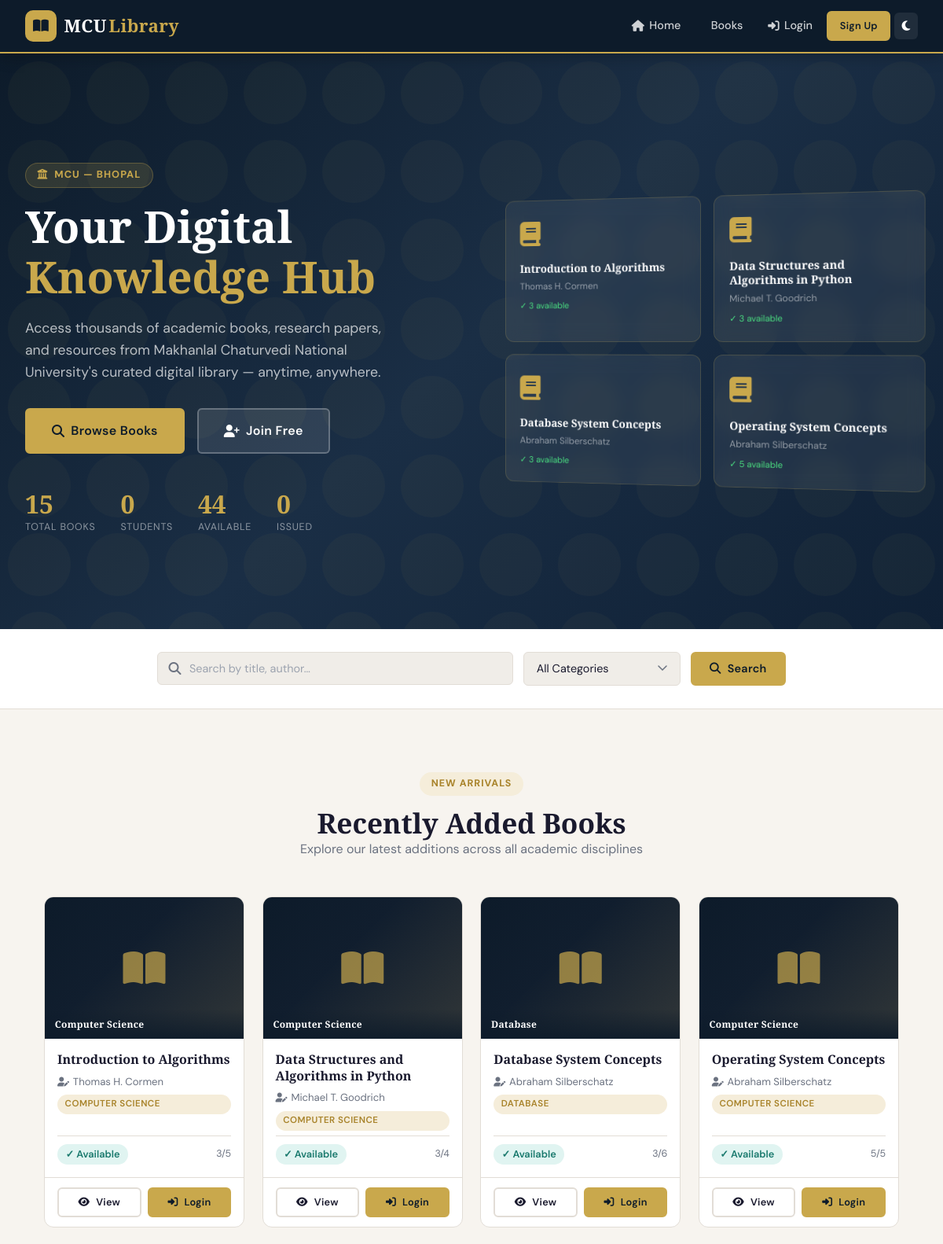
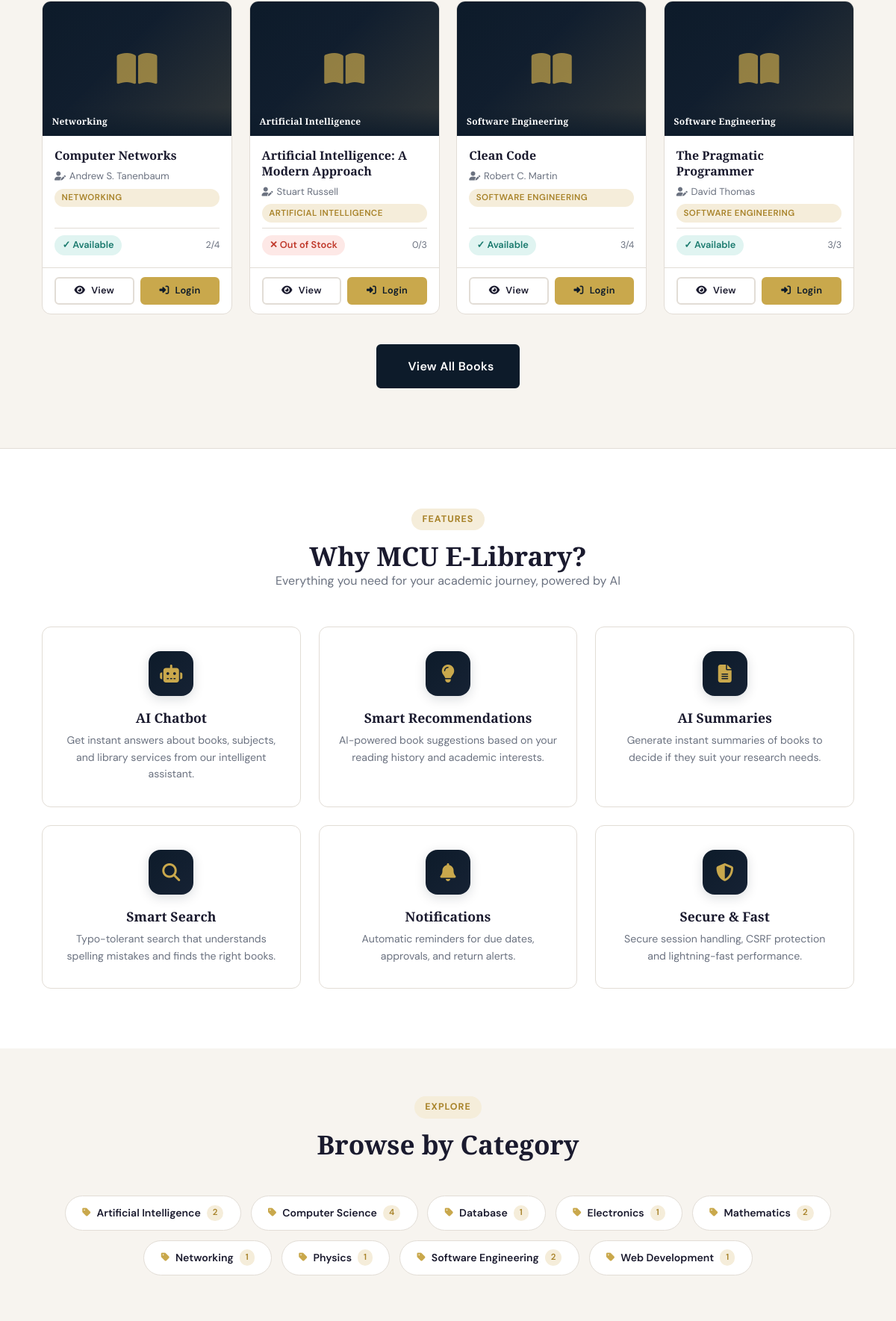
The page / (upper part) on the database its author committed (2 pictures, top to bottom).
### tables this page shows
CREATE TABLE IF NOT EXISTS books (
    id               INT AUTO_INCREMENT PRIMARY KEY,
    title            VARCHAR(255) NOT NULL,
    author           VARCHAR(150) NOT NULL,
    isbn             VARCHAR(20),
    category         VARCHAR(100) NOT NULL,
    publisher        VARCHAR(150),
    publish_year     YEAR,
    description      TEXT,
    cover_image      VARCHAR(255) DEFAULT 'default_cover.png',
    total_quantity   INT NOT NULL DEFAULT 1,
    issued_quantity  INT NOT NULL DEFAULT 0,
    location         VARCHAR(100) COMMENT 'Shelf / rack location',
    added_at         DATETIME DEFAULT CURRENT_TIMESTAMP,
    updated_at       DATETIME DEFAULT CURRENT_TIMESTAMP ON UPDATE CURRENT_TIMESTAMP,
    FULLTEXT KEY ft_search (title, author, description)
);

### includes/auth.php (called while the page is built, shortened)
<?php
function isLoggedIn(): bool {
    return !empty($_SESSION['user_id']);
}
function isAdmin(): bool {
    return !empty($_SESSION['admin_id']);
}

### index.php (the view, shortened to what this page needs)
<?php
require_once __DIR__ . '/config/db.php';
require_once __DIR__ . '/includes/auth.php';
$totalBooks    = $pdo->query("SELECT COUNT(*) FROM books")->fetchColumn();
$totalUsers    = $pdo->query("SELECT COUNT(*) FROM users")->fetchColumn();
$totalIssued   = $pdo->query("SELECT COUNT(*) FROM issued_books WHERE status='approved'")->fetchColumn();
$totalAvail    = $pdo->query("SELECT SUM(total_quantity - issued_quantity) FROM books")->fetchColumn();
$featured = $pdo->query("SELECT * FROM books ORDER BY added_at DESC LIMIT 8")->fetchAll();
$categories = $pdo->query("SELECT DISTINCT category FROM books ORDER BY category")->fetchAll(PDO::FETCH_COLUMN);
require_once __DIR__ . '/includes/header.php';
?>
<section class="hero-section">
  <div class="hero-content">
    <div class="hero-text" data-aos="fade-right">
      <p class="tag" style="display:inline-block;margin-bottom:1rem;background:rgba(201,168,76,.15);color:var(--gold);padding:.3rem .9rem;border-radius:99px;font-size:.8rem;font-weight:700;letter-spacing:.08em;text-transform:uppercase;border:1px solid rgba(201,168,76,.3);">
        <i class="fas fa-university"></i> &nbsp;MCU — Bhopal
      </p>
      <h1>
        Your Digital
        <span class="gold">Knowledge Hub</span>
      </h1>
      <p>Access thousands of academic books, research papers, and resources from Makhanlal Chaturvedi National University's curated digital library — anytime, anywhere.</p>
      <div class="hero-btns">
        <a href="/books.php" class="btn btn-primary btn-lg">
          <i class="fas fa-search"></i> Browse Books
        </a>
        <?php if (!isLoggedIn() && !isAdmin()): ?>
        <a href="/register.php" class="btn btn-lg" style="background:rgba(255,255,255,.1);color:#fff;border:2px solid rgba(255,255,255,.25);">
          <i class="fas fa-user-plus"></i> Join Free
        </a>
        <?php else: ?>
        <a href="/dashboard.php" class="btn btn-lg" style="background:rgba(255,255,255,.1);color:#fff;border:2px solid rgba(255,255,255,.25);">
          <i class="fas fa-tachometer-alt"></i> My Dashboard
        </a>
        <?php endif; ?>
      </div>
      <div class="hero-stats">
        <div class="hero-stat">
          <div class="num count-up" data-target="<?= $totalBooks ?>"><?= $totalBooks ?></div>
          <div class="label">Total Books</div>
        </div>
        <div class="hero-stat">
          <div class="num count-up" data-target="<?= $totalUsers ?>"><?= $totalUsers ?></div>
          <div class="label">Students</div>
        </div>
        <div class="hero-stat">
          <div class="num count-up" data-target="<?= (int)$totalAvail ?>"><?= (int)$totalAvail ?></div>
          <div class="label">Available</div>
        </div>
        <div class="hero-stat">
          <div class="num count-up" data-target="<?= $totalIssued ?>"><?= $totalIssued ?></div>
          <div class="label">Issued</div>
        </div>
      </div>
    </div>
    <div class="hero-visual">
      <?php foreach (array_slice($featured, 0, 4) as $b): ?>
      <div class="hero-book-card">
        <div class="book-icon"><i class="fas fa-book"></i></div>
        <h4><?= htmlspecialchars(mb_strimwidth($b['title'], 0, 40, '…')) ?></h4>
        <p><?= htmlspecialchars($b['author']) ?></p>
        <?php $avail = $b['total_quantity'] - $b['issued_quantity']; ?>
        <span style="font-size:.7rem;color:<?= $avail>0?'#4ade80':'#f87171' ?>;margin-top:.4rem;display:block;">
          <?= $avail > 0 ? "✓ $avail available" : '✕ Out of Stock' ?>
        </span>
      </div>
      <?php endforeach; ?>
    </div>
  </div>
</section>
<section style="background:var(--bg-card);border-bottom:1px solid var(--border);padding:1.8rem 2rem;">
  <div style="max-width:800px;margin:0 auto;">
    <form action="/books.php" method="GET" style="display:flex;gap:.8rem;flex-wrap:wrap;">
      <div style="flex:1;min-width:240px;position:relative;">
        <i class="fas fa-search" style="position:absolute;left:.9rem;top:50%;transform:translateY(-50%);color:var(--text-muted);"></i>
        <input type="text" name="q" placeholder="Search by title, author…" class="form-control" style="padding-left:2.5rem;" autocomplete="off">
      </div>
      <select name="category" class="form-control" style="max-width:200px;">
        <option value="">All Categories</option>
      </select>
      <button type="submit" class="btn btn-primary"><i class="fas fa-search"></i> Search</button>
    </form>
  </div>
</section>
<section class="features-section">
  <div class="container">
    <div class="section-header">
      <span class="tag">New Arrivals</span>
      <h2>Recently Added Books</h2>
      <p>Explore our latest additions across all academic disciplines</p>
    </div>
    <div class="books-grid">
      <?php foreach ($featured as $book):
        $avail = $book['total_quantity'] - $book['issued_quantity'];
      ?>
      <div class="book-card">
        <div class="book-cover">
          <i class="fas fa-book-open book-cover-icon"></i>
          <div class="book-cover-title"><?= htmlspecialchars($book['category']) ?></div>
        </div>
        <div class="book-info">
          <div class="book-title"><?= htmlspecialchars($book['title']) ?></div>
          <div class="book-author"><i class="fas fa-user-pen" style="font-size:.75rem;margin-right:.3rem;"></i><?= htmlspecialchars($book['author']) ?></div>
          <span class="book-category"><?= htmlspecialchars($book['category']) ?></span>
          <div class="book-meta">
            <span class="book-availability <?= $avail > 0 ? 'avail-yes' : 'avail-no' ?>">
              <?= $avail > 0 ? '✓ Available' : '✕ Out of Stock' ?>
            </span>
            <span class="book-qty"><?= $avail ?>/<?= $book['total_quantity'] ?></span>
          </div>
        </div>
        <div class="book-actions">
          <a href="/books.php?book=<?= $book['id'] ?>" class="btn btn-outline btn-sm"><i class="fas fa-eye"></i> View</a>
          <?php if (isLoggedIn() && $avail > 0): ?>
            <a href="/issue_book.php?book_id=<?= $book['id'] ?>" class="btn btn-primary btn-sm"><i class="fas fa-hand-holding-heart"></i> Issue</a>
          <?php elseif (!isLoggedIn()): ?>
            <a href="/login.php" class="btn btn-primary btn-sm"><i class="fas fa-sign-in-alt"></i> Login</a>
          <?php endif; ?>
        </div>
      </div>
      <?php endforeach; ?>
    </div>
    <div style="text-align:center;margin-top:2.5rem;">
      <a href="/books.php" class="btn btn-navy btn-lg"><i class="fas fa-books"></i> View All Books</a>
    </div>
  </div>
</section>
<section style="background:var(--bg-card);padding:5rem 2rem;border-top:1px solid var(--border);">
  <div class="container">
    <div class="section-header">
      <span class="tag">Features</span>
      <h2>Why MCU E-Library?</h2>
      <p>Everything you need for your academic journey, powered by AI</p>
    </div>
    <div class="features-grid">
      <div class="feature-card">
        <div class="feature-icon"><i class="fas fa-robot"></i></div>
        <h3>AI Chatbot</h3>
        <p>Get instant answers about books, subjects, and library services from our intelligent assistant.</p>
      </div>
      <div class="feature-card">
        <div class="feature-icon"><i class="fas fa-lightbulb"></i></div>
        <h3>Smart Recommendations</h3>
        <p>AI-powered book suggestions based on your reading history and academic interests.</p>
      </div>
      <div class="feature-card">
        <div class="feature-icon"><i class="fas fa-file-alt"></i></div>
        <h3>AI Summaries</h3>
        <p>Generate instant summaries of books to decide if they suit your research needs.</p>
      </div>
      <div class="feature-card">
        <div class="feature-icon"><i class="fas fa-search"></i></div>
        <h3>Smart Search</h3>
        <p>Typo-tolerant search that understands spelling mistakes and finds the right books.</p>
      </div>
      <div class="feature-card">
        <div class="feature-icon"><i class="fas fa-bell"></i></div>
        <h3>Notifications</h3>
        <p>Automatic reminders for due dates, approvals, and return alerts.</p>
      </div>
      <div class="feature-card">
        <div class="feature-icon"><i class="fas fa-shield-alt"></i></div>
        <h3>Secure & Fast</h3>
        <p>Secure session handling, CSRF protection and lightning-fast performance.</p>
      </div>
    </div>
  </div>
</section>
<section style="padding:4rem 2rem;">
  <div class="container">
    <div class="section-header">
      <span class="tag">Explore</span>
      <h2>Browse by Category</h2>
    </div>
    <div style="display:flex;flex-wrap:wrap;gap:.8rem;justify-content:center;">
      <?php foreach ($categories as $cat):
        $count = $pdo->prepare("SELECT COUNT(*) FROM books WHERE category=?");
        $count->execute([$cat]);
        $cnt = $count->fetchColumn();
      ?>
      <a href="/books.php?category=<?= urlencode($cat) ?>"
         style="padding:.7rem 1.4rem;background:var(--bg-card);border:1.5px solid var(--border);border-radius:99px;font-size:.88rem;font-weight:600;color:var(--text);transition:all .2s;display:flex;align-items:center;gap:.5rem;">
        <i class="fas fa-tag" style="color:var(--gold);font-size:.8rem;"></i>
        <?= htmlspecialchars($cat) ?>
        <span style="background:var(--gold-pale);color:var(--gold-dark);padding:.1rem .5rem;border-radius:99px;font-size:.72rem;"><?= $cnt ?></span>
      </a>
      <?php endforeach; ?>
    </div>
  </div>
</section>
<?php require_once __DIR__ . '/includes/footer.php'; ?>

### rows shown on the page
books: title "Introduction to Algorithms", author "Thomas H. Cormen", avail "3", category "Computer Science", category "COMPUTER SCIENCE", shows "✓ Available", total_quantity "5"
books: title "Data Structures and Algorithms in Python", author "Michael T. Goodrich", avail "3", category "Computer Science", category "COMPUTER SCIENCE", shows "✓ Available", total_quantity "4"
books: title "Database System Concepts", author "Abraham Silberschatz", issued_quantity "3", category "Database", category "DATABASE", shows "✓ Available", total_quantity "6"
books: title "Operating System Concepts", author "Abraham Silberschatz", total_quantity "5", category "Computer Science", category "COMPUTER SCIENCE", issued_quantity "✓ Available"
books: category "Networking", title "Computer Networks", author "Andrew S. Tanenbaum", category "NETWORKING", shows "✓ Available", issued_quantity "2", total_quantity "4"
books: category "Artificial Intelligence", title "Artificial Intelligence: A Modern Approach", author "Stuart Russell", category "ARTIFICIAL INTELLIGENCE", shows "✕ Out of Stock", avail "0", total_quantity "3"
books: category "Software Engineering", title "Clean Code", author "Robert C. Martin", category "SOFTWARE ENGINEERING", shows "✓ Available", avail "3", total_quantity "4"
books: category "Software Engineering", title "The Pragmatic Programmer", author "David Thomas", category "SOFTWARE ENGINEERING", issued_quantity "✓ Available", total_quantity "3"

### other values the page prints
$totalBooks "15"
$totalUsers "0"
$totalAvail "44"
$totalIssued "0"
$cat "Artificial Intelligence"
$cnt "2"
$cat "Computer Science"
$cnt "4"
$cat "Database"
$cnt "1"
$cat "Electronics"
$cat "Mathematics"
$cat "Networking"
$cat "Physics"
$cat "Software Engineering"
